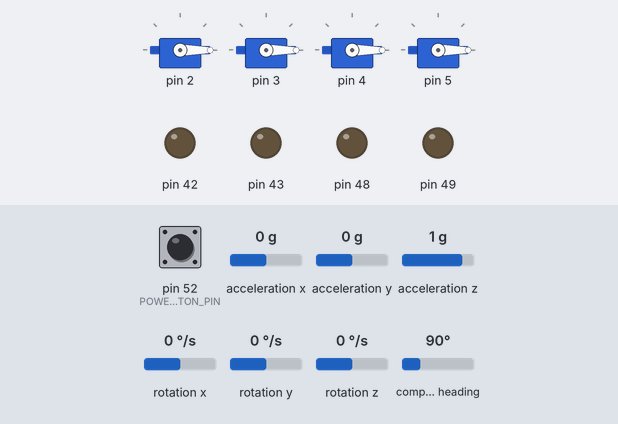
This sketch was run on a simulated Arduino Mega 2560, built with avr-gcc and run on an emulated ATmega2560. Shown: 4 × servo, output pins drawn as LEDs (lit = HIGH). The inputs (shaded band) are chosen by the test bench; at power-on: pin 52 (POWER_TOGGLE_BUTTON_PIN) LOW, acceleration x 0 g, acceleration y 0 g, acceleration z 1 g, rotation x 0 °/s, rotation y 0 °/s, rotation z 0 °/s, compass heading 90°. What the sketch prints to the serial monitor is not drawn.

Above: at 2.6 s.
2.7 s: pin 52 (POWER_TOGGLE_BUTTON_PIN) pulled HIGH for 0.15 s
At 3.9 s:
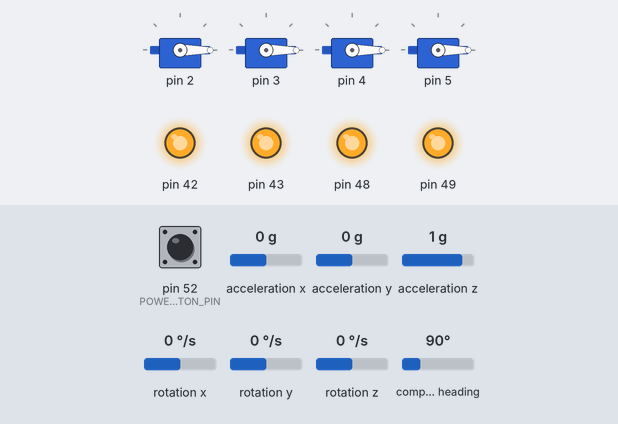
4.3 s: pin 52 (POWER_TOGGLE_BUTTON_PIN) pulled HIGH for 1 s
At 5.5 s:
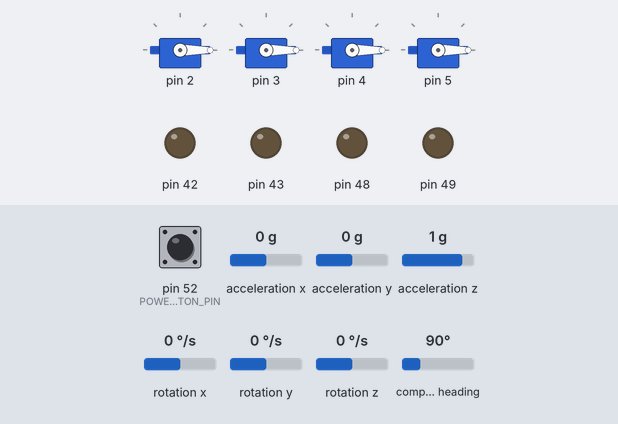
9.8 s: pin 52 (POWER_TOGGLE_BUTTON_PIN) pulled HIGH for 3.2 s
At 10.5 s:
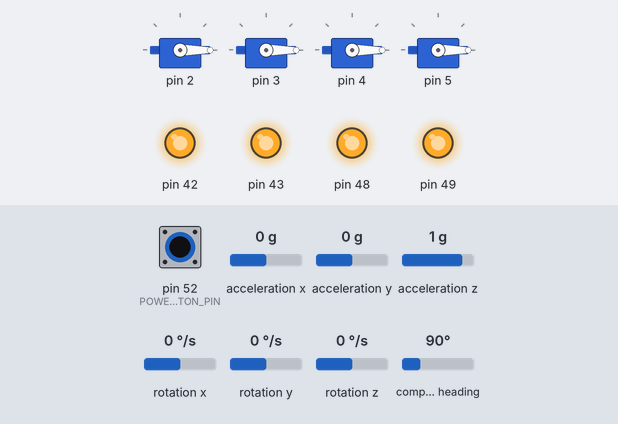
Timing chart, 0 to 12.8 s (numbered marks = the images above; inputs shaded):
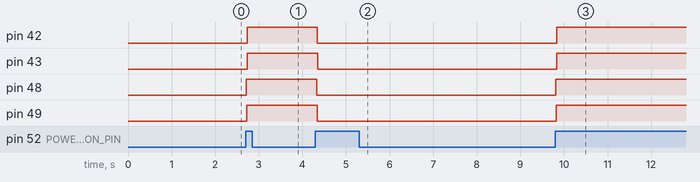

The sketch:

quadcopter.ino
```cpp
#include "src/drone.h"
#include "src/settings.h"

Drone* drone = nullptr;

void setup()
{
    drone = new Drone();

    Serial.begin(38400);
    Serial1.begin(38400);

    drone->setup();
}

void loop()
{
    drone->tick();
}
```

accelerometer.cpp
```cpp
#include "accelerometer.h"

#include <RunningMedian.h>
#include <Wire.h>

#include "../interface/send.h"
#include "../utils/log.h"

void Accelerometer::startup()
{
    Log::info("ACCELEROMETER", "Startup");
    Send::accelerometerStartup();

    Wire.begin();
    sensor.setWire(&Wire);

    sensor.beginAccel();
    sensor.beginGyro();
    sensor.beginMag();

    calibrate();
}

void Accelerometer::tick()
{
    updateAccelerations();
    updateAngles();
    updateAnglesFromAccelerations();
    updateMagneticFields();
}

void Accelerometer::updateAccelerations()
{
    sensor.accelUpdate();
    accelerationX = sensor.accelX();
    accelerationY = sensor.accelY();
    accelerationZ = sensor.accelZ();
    acceleration = sensor.accelSqrt();
}

void Accelerometer::updateAngles()
{
    sensor.gyroUpdate();
    angleSpeedX = sensor.gyroX();
    angleSpeedY = sensor.gyroY();
    angleSpeedZ = sensor.gyroZ();
}

/**
 * Accelerations have to be updated before.
 */
void Accelerometer::updateAnglesFromAccelerations()
{
    angleXFromAcceleration = atan2(getAccelerationY(), sqrt(pow(getAccelerationX(), 2) + pow(getAccelerationZ(), 2))) * RAD_TO_DEG;
    angleYFromAcceleration = atan2(-getAccelerationX(), sqrt(pow(getAccelerationY(), 2) + pow(getAccelerationZ(), 2))) * RAD_TO_DEG;
}

void Accelerometer::updateMagneticFields()
{
    sensor.magUpdate();
    magneticFieldX = sensor.magX();
    magneticFieldY = sensor.magY();
    magneticFieldZ = sensor.magZ();
    horizonDirection = sensor.magHorizDirection();
}

void Accelerometer::calibrate()
{
    Log::info("ACCELEROMETER", "Start calibration. May take a while.");

    uint16_t nExperiments = 100;

    RunningMedian accelerationsX = RunningMedian(nExperiments);
    RunningMedian accelerationsY = RunningMedian(nExperiments);
    RunningMedian accelerationsZ = RunningMedian(nExperiments);

    RunningMedian anglesX = RunningMedian(nExperiments);
    RunningMedian anglesY = RunningMedian(nExperiments);
    RunningMedian anglesZ = RunningMedian(nExperiments);

    for (uint8_t i = 0; i < nExperiments; i++)
    {
        updateAccelerations();
        updateAngles();

        anglesX.add(angleSpeedX);
        anglesY.add(angleSpeedY);
        anglesZ.add(angleSpeedZ);

        accelerationsX.add(accelerationX);
        accelerationsY.add(accelerationY);
        accelerationsZ.add(accelerationZ);

        delay(10);
    }

    accelerationXoffset = accelerationsX.getMedian();
    accelerationYoffset = accelerationsY.getMedian();
    accelerationZoffset = accelerationsZ.getMedian() + 1;

    angleSpeedXoffset = anglesX.getMedian();
    angleSpeedYoffset = anglesY.getMedian();
    angleSpeedZoffset = anglesZ.getMedian();

    // sensor.magXOffset = -(MAG_X_MAX + MAG_X_MIN) / 2;
    // sensor.magYOffset = -(MAG_Y_MAX + MAG_Y_MIN) / 2;

    Log::info("ACCELEROMETER", "Calibration finished");
    Send::accelerometerCalibrated();
}
```

accelerometer.h
```cpp
#ifndef ACCELEROMETER_H
#define ACCELEROMETER_H

#include <MPU9250_asukiaaa.h>

#include "component.h"

class Accelerometer : public Component
{
private:
    MPU9250_asukiaaa sensor;

    float accelerationX;
    float accelerationY;
    float accelerationZ;
    float acceleration;

    float accelerationXoffset;
    float accelerationYoffset;
    float accelerationZoffset;

    float angleSpeedX;
    float angleSpeedY;
    float angleSpeedZ;

    float angleSpeedXoffset;
    float angleSpeedYoffset;
    float angleSpeedZoffset;

    float angleXFromAcceleration;
    float angleYFromAcceleration;

    float magneticFieldX;
    float magneticFieldY;
    float magneticFieldZ;
    float horizonDirection;

public:
    Accelerometer() {}
    ~Accelerometer() {}

    void startup();
    void tick();

    void updateAccelerations();
    void updateAngles();
    void updateAnglesFromAccelerations();
    void updateMagneticFields();

    void calibrate();

    float getAccelerationX() { return accelerationX - accelerationXoffset; }
    float getAccelerationY() { return accelerationY - accelerationYoffset; }
    float getAccelerationZ() { return accelerationZ - accelerationZoffset; }
    float getAcceleration() { return acceleration; }

    float getAngleSpeedX() { return angleSpeedX - angleSpeedXoffset; }
    float getAngleSpeedY() { return angleSpeedY - angleSpeedYoffset; }
    float getAngleSpeedZ() { return angleSpeedZ - angleSpeedZoffset; }

    float getAccelerationAngleX() { return angleXFromAcceleration; }
    float getAccelerationAngleY() { return angleYFromAcceleration; }

    float getMagneticFieldX() { return magneticFieldX; }
    float getMagneticFieldY() { return magneticFieldY; }
    float getMagneticFieldZ() { return magneticFieldZ; }
    float getHorizonDirection() { return horizonDirection; }

    void forceSetAccelerationX(float accelerationX) { this->accelerationX = accelerationX; }
    void forceSetAccelerationY(float accelerationY) { this->accelerationY = accelerationY; }
    void forceSetAccelerationZ(float accelerationZ) { this->accelerationZ = accelerationZ; }

    void forceSetAngleSpeedX(float angleSpeedX) { this->angleSpeedX = angleSpeedX; }
    void forceSetAngleSpeedY(float angleSpeedY) { this->angleSpeedY = angleSpeedY; }
    void forceSetAngleSpeedZ(float angleSpeedZ) { this->angleSpeedZ = angleSpeedZ; }
};

#endif /* ACCELEROMETER_H */
```

altimeter.cpp
```cpp
#include "altimeter.h"

#include <Arduino.h>

Altimeter::Altimeter() :
    z(1.2), previousZ(1.2),
    rateZ(0),
    timer(millis())
{
}

void Altimeter::tick()
{
    z = 1.2;
    computeRateZ();
    timer = millis();
}

void Altimeter::forceSetZ(float z)
{
    this->previousZ = this->z;
    this->z = z;
}

void Altimeter::computeRateZ()
{
    rateZ = (z - previousZ) / (millis() - timer);
}
```

altimeter.h
```cpp
#ifndef ALTIMETER_H
#define ALTIMETER_H

#include "component.h"

class Altimeter : public Component
{
private:
    float z, previousZ;
    float rateZ;

    unsigned long timer;

public:
    Altimeter();
    ~Altimeter() {}

    void tick();

    float getZ() { return z; }
    float getRateZ() { return rateZ; }

    void forceSetZ(float z);
    void computeRateZ();
};

#endif /* ALTIMETER_H */
```

component.cpp
```cpp
#include "component.h"
```

component.h
```cpp
#ifndef COMPONENT_H
#define COMPONENT_H

class Component
{
private:
public:
    Component() {}
    ~Component() {}

protected:
};

#endif /* COMPONENT_H */
```

led.cpp
```cpp
#include "led.h"

#include "../interface/send.h"
#include "../utils/log.h"

Led::Led(uint8_t pin) :
    pin(pin),
    status(none)
{
}

void Led::startup()
{
    pinMode(pin, OUTPUT);
    setStatus(isStarted);
}

void Led::on()
{
    digitalWrite(pin, HIGH);
    setStatus(isOn);
}

void Led::off()
{
    digitalWrite(pin, LOW);
    setStatus(isOff);
}

void Led::setStatus(Status status)
{
    switch (status)
    {
        case isStarted:
            Log::info(String("LED") + pin, "Startup");
            break;
        case isOn:
            Send::ledEnabled(pin);
            Log::info(String("LED") + pin, "Turned on");
            break;
        case isOff:
            Send::ledDisabled(pin);
            Log::info(String("LED") + pin, "Turned off");
            break;
    }
}
```

led.h
```cpp
#ifndef LED_H
#define LED_H

#include <Arduino.h>

#include "component.h"

class Led : public Component
{
public:
    enum Status
    {
        none,
        isStarted,
        isOn,
        isOff
    };

private:
    uint8_t pin;

    Status status;
    void setStatus(Led::Status status);

public:
    Led(uint8_t pin);
    ~Led() {}

    void startup();

    void on();
    void off();

    Status getStatus() { return status; }
};

#endif /* LED_H */
```

motor.cpp
```cpp
#include "motor.h"

#include <Servo.h>

#include "../drone.h"
#include "../interface/send.h"
#include "../settings.h"
#include "../utils/color.h"
#include "../utils/log.h"

Motor::Motor(uint8_t id, uint8_t pin) :
    id(id),
    pin(pin),
    speed(0),
    esc(Servo()),
    status(none)
{
}

Motor::~Motor()
{
}

void Motor::setup()
{
    esc.attach(pin, 1000, 2000);
    esc.write(0);

    setStatus(isSetup);
}

void Motor::startup()
{
    setSpeed(0);
    esc.write(speed);

    setStatus(isOn);
}

void Motor::shutdown()
{
    setSpeed(0);
    esc.write(speed);

    setStatus(isOff);
}

void Motor::detach()
{
    esc.detach();
    Log::info(String("MOTOR") + id, "Motor detached");
}

bool Motor::healthy()
{
    if (esc.readMicroseconds() != 1000)
    {
        setStatus(hasFailedToSetup);
        return false;
    }
    return true;
}

void Motor::tick()
{
    esc.write(speed);
    // Log::info(String("MOTOR") + id, String(esc.readMicroseconds()) + " read on pin " + String(pin));
}

/**
 * Define the speed. Between 0 and 180.
 */
void Motor::setSpeed(uint16_t speed)
{
    uint16_t newSpeed = speed;

    if (speed < 0)
        newSpeed = 0;
    else if (speed > 180)
        newSpeed = 180;

    this->speed = newSpeed;

    Send::motorSpeedChanged(id, newSpeed);
}

void Motor::setStatus(Status status)
{
    this->status = status;

    switch (status)
    {
        case isSetup:
            Send::motorSetup(id);
            Log::info(String("MOTOR") + id, String("Setup on pin ") + pin);
            break;
        case isOn:
            Send::motorStartup(id);
            Log::info(String("MOTOR") + id, String("STARTUP on pin ") + pin);
            break;
        case isOff:
            Send::motorShutdown(id);
            Log::info(String("MOTOR") + id, String("SHUTDOWN on pin ") + pin);
            break;
        case hasFailedToSetup:
            Send::motorFailedToSetup(id);
            Log::info(String("MOTOR") + id, String("Motor failed to start on pin ") + pin);
            break;
    }
}
```

motor.h
```cpp
#ifndef MOTOR_H
#define MOTOR_H

#include <Arduino.h>
#include <Servo.h>

#include "component.h"

class Motor : public Component
{
public:
    enum Status
    {
        none,
        isSetup,
        isOn,
        isOff,
        hasFailedToSetup,
    };

private:
    uint8_t pin;
    uint8_t id;
    uint16_t speed;
    Servo esc;

    Status status;

    void setStatus(Status status);

public:
    Motor(uint8_t id, uint8_t pin);
    ~Motor();

    void setup();

    void startup();
    void shutdown();

    void detach();

    bool healthy();

    void tick();

    void setSpeed(uint16_t speed);
    uint16_t getSpeed() { return speed; }

    Status getStatus() { return status; }
};

#endif /* MOTOR_H */
```

toggle_button.cpp
```cpp
#include "toggle_button.h"

#include "../utils/log.h"

ToggleButton::ToggleButton(uint8_t pin) :
    pin(pin),
    previous(LOW),
    timer(Timer()),
    state(false),
    hasChanged(false)
{
}

void ToggleButton::startup()
{
    pinMode(pin, INPUT);
    timer.reset();
    Log::info("TOGGLE_BUTTON", "Startup");
}

void ToggleButton::tick()
{
    hasChanged = false;
    int now = digitalRead(pin);
    if (now == HIGH && previous == LOW && timer.exceeded(DELAY))
    {
        hasChanged = true;
        state = !state;
        timer.reset();
        Log::info("TOGGLE_BUTTON", "State changed to " + String(state));
    }
    previous = now;
}

bool ToggleButton::isOn()
{
    return state;
}

bool ToggleButton::isOff()
{
    return !state;
}

void ToggleButton::on()
{
    state = true;
    hasChanged = true;
}

void ToggleButton::off()
{
    state = false;
    hasChanged = true;
}

bool ToggleButton::getHasChanged()
{
    return hasChanged;
}
```

toggle_button.h
```cpp
#ifndef TOGGLE_BUTTON_H
#define TOGGLE_BUTTON_H

#include <Arduino.h>

#include "../utils/timer.h"

class ToggleButton
{
private:
    uint8_t pin;
    int previous;
    bool state;
    bool hasChanged;

    Timer timer;
    const int DELAY = 200;

public:
    ToggleButton(uint8_t pin);
    ~ToggleButton() {}

    void startup();
    void tick();

    bool isOn();
    bool isOff();
    void on();
    void off();
    bool getHasChanged();
};

#endif /* TOGGLE_BUTTON_H */
```

drone.cpp
```cpp
#include "drone.h"

#include "interface/interface.h"
#include "interface/send.h"
#include "utils/log.h"
#include "utils/vector4.h"

Drone::Drone() :
    motors(Motors()),
    leds(Leds()),
    accelerometer(Accelerometer()),
    altimeter(Altimeter()),
    onOffButton(ToggleButton(Settings::POWER_TOGGLE_BUTTON_PIN)),
    position(Position(accelerometer, altimeter)),
    flightController(FlightController()),
    status(Status::inSetup),
    serialResponseBuffer(""),
    serial1ResponseBuffer(""),
    lastPingTimestamp(0),
    lastTrackingSending(0)
{
    Interface::setup(this);
}

Drone::~Drone()
{
}

void Drone::setup()
{
    accelerometer.startup();
    motors.setup();

    if (!motors.healthy())
    {
        setStatus(failedToSetup);
        return;
    }

    onOffButton.startup();

    setStatus(off);
}

void Drone::startup()
{
    leds.startup();
    leds.on();

    motors.startup();
    flightController.startup();

    setStatus(Status::on);
}

void Drone::shutdown()
{
    leds.shutdown();
    motors.shutdown();

    setStatus(Status::off);
}

void Drone::tick()
{
    readSerials();
    checkSecurity();
    handleOnOffButtonStateChanged();

    if (onOffButton.isOn())
    {
        // if (millis() - lastTrackingSending > 200)
        // {
        //     // A/B/C = accelerations
        //     // D/E/F = anglesSpeed
        //     // G/H/I = angles
        //     Serial1.println(String("@A") + accelerometer.getAccelerationX() + "B" + accelerometer.getAccelerationY() + "C" + accelerometer.getAccelerationZ() + "D" + accelerometer.getAngleSpeedX() + "E" + accelerometer.getAngleSpeedY() + "F" + accelerometer.getAngleSpeedZ() + "G" + position.getAngleX() + "H" + position.getAngleY() + "I" + position.getAngleZ());
        //     lastTrackingSending = millis();
        // }

        accelerometer.tick();
        altimeter.tick();
        position.update();

        Vector4<uint16_t> motorsSpeeds = flightController.tick(
            position.getAngleX(),
            position.getAngleY(),
            position.getAngleZ(),
            accelerometer.getAngleSpeedX(),
            accelerometer.getAngleSpeedY(),
            accelerometer.getAngleSpeedZ(),
            position.getZ());

        motors.get(0).setSpeed(motorsSpeeds.a);
        motors.get(1).setSpeed(motorsSpeeds.b);
        motors.get(2).setSpeed(motorsSpeeds.c);
        motors.get(3).setSpeed(motorsSpeeds.d);

        motors.tick();
    }

    onOffButton.tick();
}

void Drone::readSerials()
{
    int readCount = 0;
    while (Serial.available())
    {
        bool endOfCommand = onSerialRead(Serial.read(), serialResponseBuffer);
        if (endOfCommand)
        {
            readCount++;
            if (readCount > 10) break;
        }
    }

    readCount = 0;
    while (Serial1.available())
    {
        bool endOfCommand = onSerialRead(Serial1.read(), serial1ResponseBuffer);
        if (endOfCommand)
        {
            readCount++;
            if (readCount > 10) break;
        };
    }
}

void Drone::checkSecurity()
{
    /*
    if (millis() - lastPingTimestamp > 2000)
    {
        // TODO: HANDLE WIFI DISCONNECTED - SECURITY MODE
    }
    */
}

void Drone::handleOnOffButtonStateChanged()
{
    if (onOffButton.getHasChanged())
    {
        onOffButton.isOn() ? startup() : shutdown();
    }
}

void Drone::ping()
{
    lastPingTimestamp = millis();
}

void Drone::setStatus(Status status)
{
    this->status = status;

    switch (status)
    {
        case on: Send::startupDone(); break;
        case off: Send::shutdownDone(); break;
        case setupDone: Send::setupDone(); break;
        case failedToSetup: Send::failedToSetup(); break;
    }
}

bool Drone::onSerialRead(char character, String& buffer)
{
    if (character == '\n' && buffer != "")
    {
        if (buffer[0] == '$')
        {
            Interface::execute(buffer);
        }
        buffer = "";
        return true;
    }

    buffer += character;
    return false;
}
```

drone.h
```cpp
#ifndef DRONE_H
#define DRONE_H

#include "components/accelerometer.h"
#include "components/altimeter.h"
#include "components/led.h"
#include "components/motor.h"
#include "components/toggle_button.h"
#include "flight_controller.h"
#include "leds.h"
#include "motors.h"
#include "position.h"
#include "settings.h"
#include "utils/wifi.h"

class Drone
{
public:
    enum Status
    {
        on,
        off,
        inSetup,
        setupDone,
        failedToSetup
    };

private:
    Motors motors;
    Leds leds;

    Accelerometer accelerometer;
    Altimeter altimeter;
    ToggleButton onOffButton;

    Position position;
    FlightController flightController;

    Status status;

    String serialResponseBuffer;
    String serial1ResponseBuffer;

    unsigned long lastPingTimestamp;
    unsigned long lastTrackingSending;

    bool onSerialRead(char character, String& buffer);

public:
    Drone();
    ~Drone();

    void setup();
    void startup();
    void shutdown();

    void tick();

    void readSerials();
    void checkSecurity();
    void handleOnOffButtonStateChanged();
    void ping();

    Motors& getMotors() { return motors; }
    Accelerometer& getAccelerometer() { return accelerometer; }
    Altimeter& getAltimeter() { return altimeter; }
    ToggleButton& getOnOffButton() { return onOffButton; }
    FlightController& getFlightController() { return flightController; }

    Position& getPosition() { return position; }

    // Status
    void setStatus(Status status);
    Status getStatus() { return status; }

    bool isOn() { return status == Status::on; }
};

#endif /* DRONE_H */
```

interface.h
```cpp
#ifndef INTERFACE_H
#define INTERFACE_H

#include <Arduino.h>

#include "../drone.h"

class Interface
{
private:
    inline static Drone* drone = nullptr;

public:
    Interface() {}
    ~Interface() {}

    static void execute(char code[]);
    static void execute(String code);

    static void setup(Drone* drone);

    static void move(float x, float y, float z, float r);
    static void forceSetPositionSensor(
        float z,
        float accX, float accY, float accZ,
        float accAngleX, float accAngleY, float accAngleZ);

    static void turnOn();
    static void turnOff();
    static void liftOff();
    static void landing();
    static void startMotorsTest();
    static void stopMotorsTest();

    static void ping();

    static void turnOnMotor(uint8_t motor);
    static void turnOffMotor(uint8_t motor);
};

#endif /* INTERFACE_H */
```

Source omitted: flight_controller.cpp (3723 bytes), flight_controller.h (1532 bytes), interface.cpp (5348 bytes), send.cpp (2024 bytes), send.h (680 bytes), leds.cpp (365 bytes), leds.h (458 bytes), motors.cpp (1122 bytes), motors.h (601 bytes), position.cpp (911 bytes), position.h (638 bytes), color.h (135 bytes) and 9 more

Measured:
- after the input at 2.7 s, pin 42, pin 43, pin 48, pin 49: LOW → HIGH at once
- after the input at 4.3 s, pin 42, pin 48, pin 49: HIGH → LOW at once; pin 43: HIGH → LOW after 0.05 s
- after the input at 9.8 s, pin 42, pin 43, pin 48, pin 49: LOW → HIGH at once
